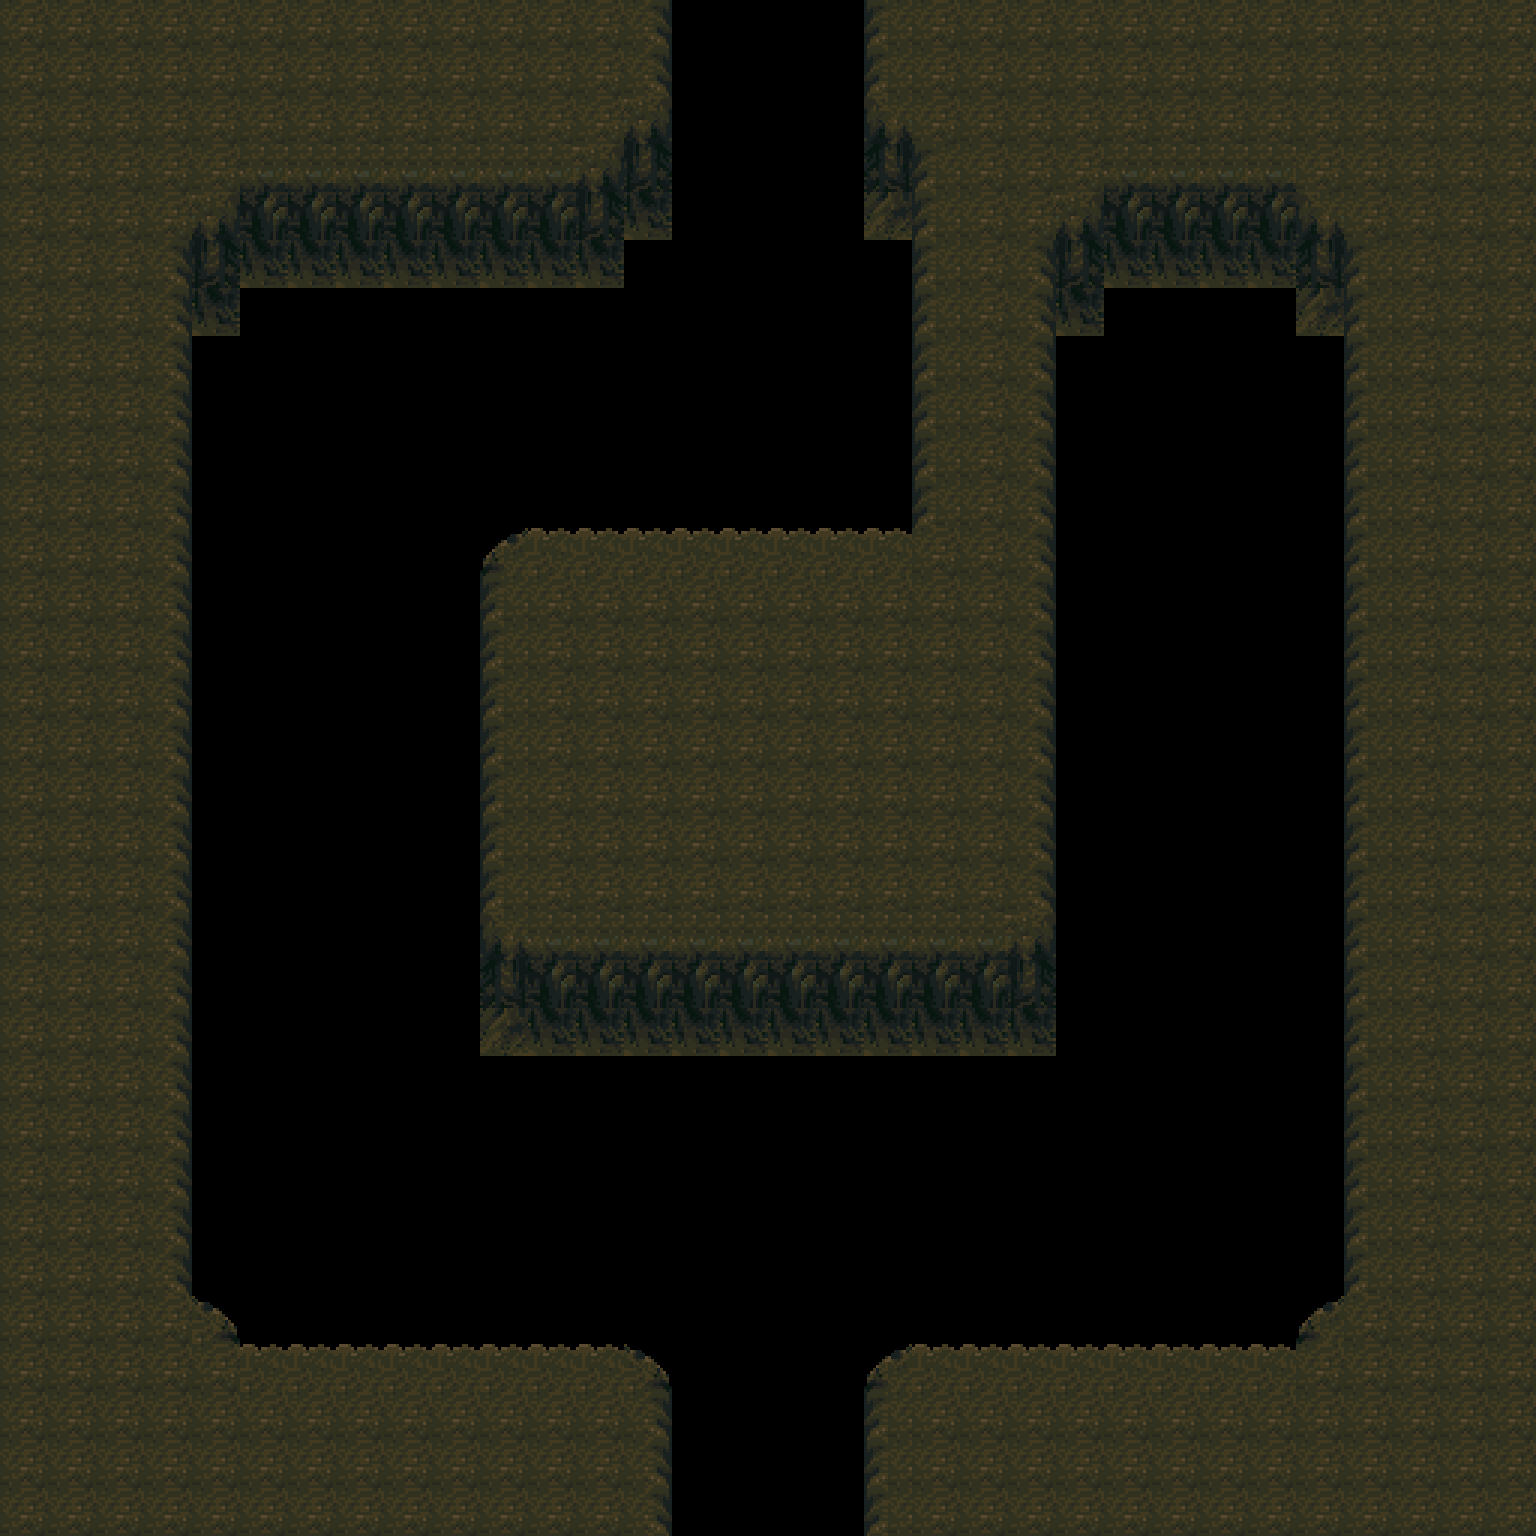

A 2D game scene composited from a Tiled map and its tileset images. What follows is a short description and the map's XML, with each tile layer's data collapsed to a summary:
An orthogonal 32x32 tile map with 48x48 px tiles, 1 tile layer (Furnishing), 1 hidden layer not drawn and 2 objects.

<map version="1.2" tiledversion="1.3.4" orientation="orthogonal" renderorder="right-down" width="32" height="32" tilewidth="48" tileheight="48" infinite="0" nextlayerid="4" nextobjectid="5">
 <tileset firstgid="1" source="CaveInner.tsx" />
 <layer id="2" name="Floor" width="32" height="32" visible="0">
  <data>[1024 cells, 1024 non-empty, 1 distinct tile ids]</data>
 </layer>
 <layer id="1" name="Furnishing" width="32" height="32">
  <data>[1024 cells, 606 non-empty, 14 distinct tile ids]</data>
 </layer>
 <objectgroup id="3" name="Props">
  <object id="3" gid="20" x="1104" y="432" width="48" height="48">
   <properties>
    <property name="I" value="[ChestSpawn]" />
   </properties>
  </object>
  <object id="4" gid="20" x="1248" y="432" width="48" height="48">
   <properties>
    <property name="I" value="[ChestSpawn]" />
   </properties>
  </object>
 </objectgroup>
</map>
